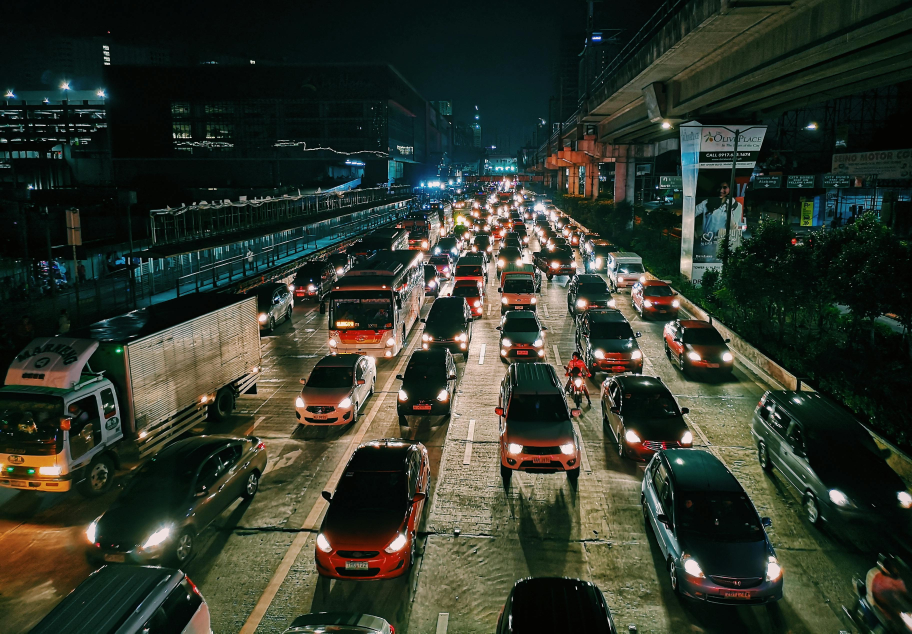
#> input picture images/l2.jpg, 3648 x 2534 px (shown at 1/4 size)
$ python -i image_processing.py   (imports and definitions only)
#> lines starting #> are read from the running program, lines starting #| are printed output that depends on the picture
#> further down, picture is the input picture: shape (2534, 3648, 3); mean B, G, R 43.5, 55, 48.5
"""
image_processing.py
-------------------
Image preprocessing utilities for Intelligent Traffic Control System.

Author : Rachana
Project : Intelligent Traffic Control System Using Vehicle Detection
"""

import cv2

from config import (
    FRAME_WIDTH,
    FRAME_HEIGHT,
    ENABLE_PREPROCESSING
)


class ImageProcessor:
    """
    Handles all image preprocessing operations.
    """

    def __init__(self):
        pass

    def resize(self, image):
        """
        Resize image to the required input size.
        """

        return cv2.resize(
            image,
            (FRAME_WIDTH, FRAME_HEIGHT),
            interpolation=cv2.INTER_AREA
        )
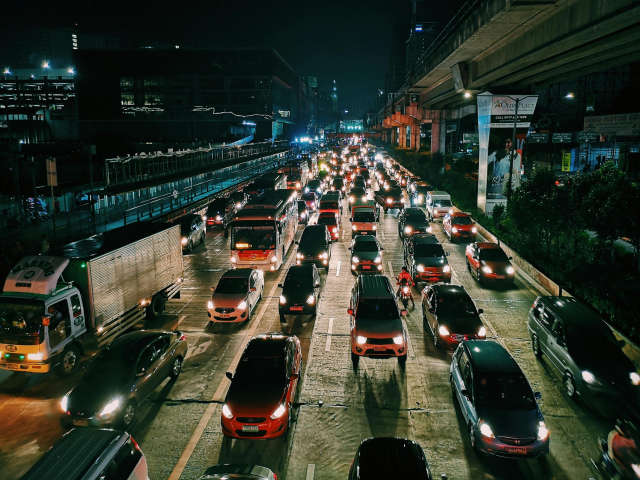
#> returned value: shape (480, 640, 3); mean of channels 0, 1, 2 43.5, 55, 48.5; drawn as B, G, R

    def clahe(self, image):
        """
        Enhance image contrast using CLAHE.
        """

        lab = cv2.cvtColor(
            image,
            cv2.COLOR_BGR2LAB
        )
#> lab: shape (480, 640, 3); mean of channels 0, 1, 2 55.1, 123.9, 134.2

        l, a, b = cv2.split(lab)
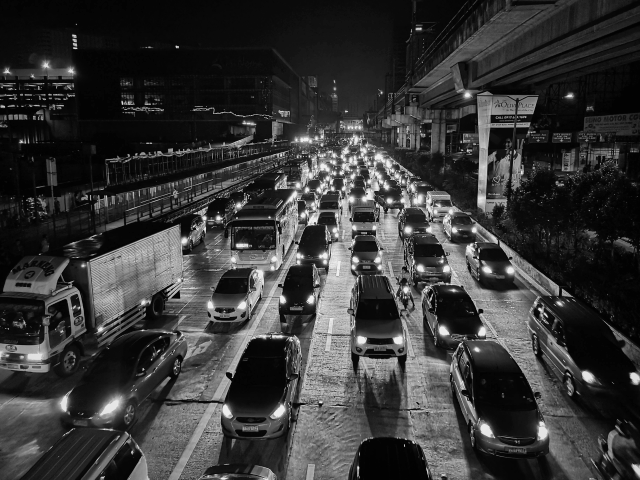
#> l: shape (480, 640); min 1, max 239, mean 55.1
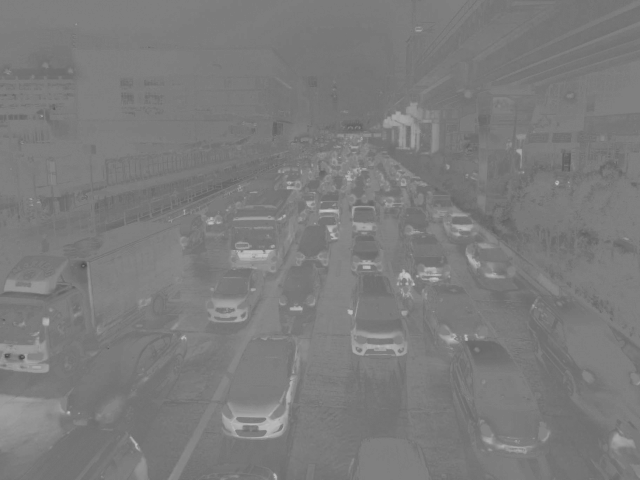
#> a: shape (480, 640); min 75, max 198, mean 123.9
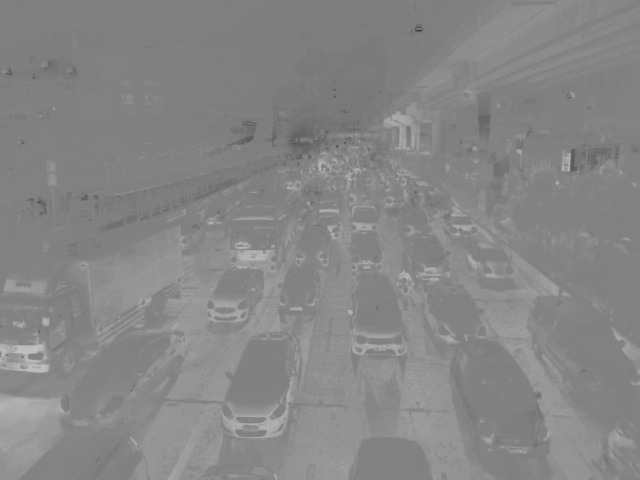
#> b: shape (480, 640); min 61, max 194, mean 134.2

        clahe = cv2.createCLAHE(
            clipLimit=2.0,
            tileGridSize=(8, 8)
        )

        l = clahe.apply(l)
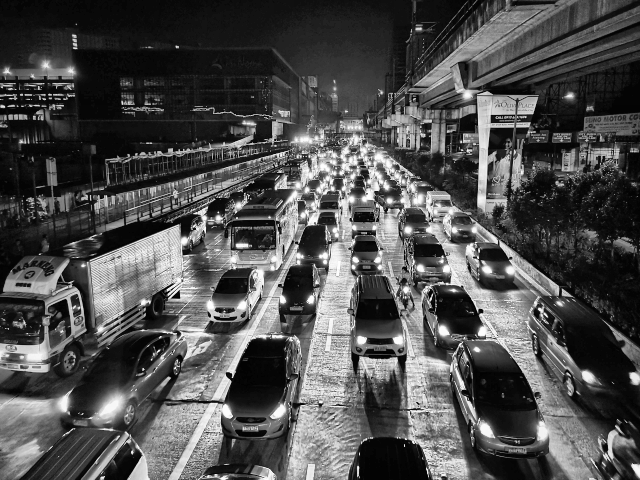
#> l: shape (480, 640); min 0, max 255, mean 78.5

        lab = cv2.merge((l, a, b))
#> lab: shape (480, 640, 3); mean of channels 0, 1, 2 78.5, 123.9, 134.2

        return cv2.cvtColor(
            lab,
            cv2.COLOR_LAB2BGR
        )
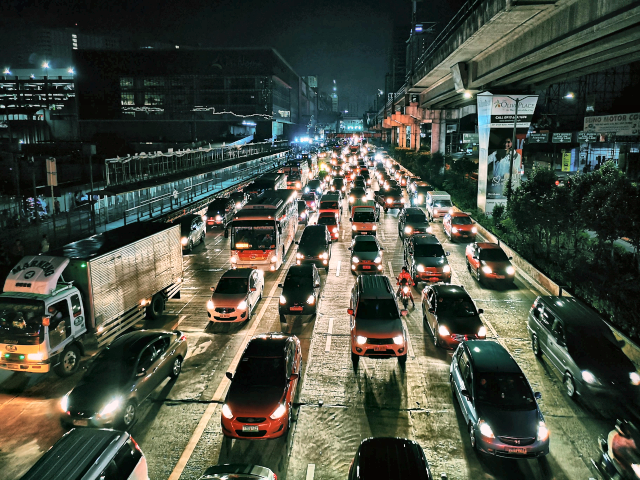
#> returned value: shape (480, 640, 3); mean B, G, R 65.5, 77.5, 71.9

    def denoise(self, image):
        """
        Reduce image noise.
        """

        return cv2.GaussianBlur(
            image,
            (3, 3),
            0
        )

    def preprocess(self, image):
        """
        Complete preprocessing pipeline.
        """

        if image is None:
            raise ValueError(
                "Input image is None."
            )

        image = self.resize(image)

        if ENABLE_PREPROCESSING:

            image = self.clahe(image)

            image = self.denoise(image)

        return image

>>> import cv2
>>> picture = cv2.imread('../images/l2.jpg')
>>> result = ImageProcessor().preprocess(picture)

$ run again, on images/lane_2.jpg
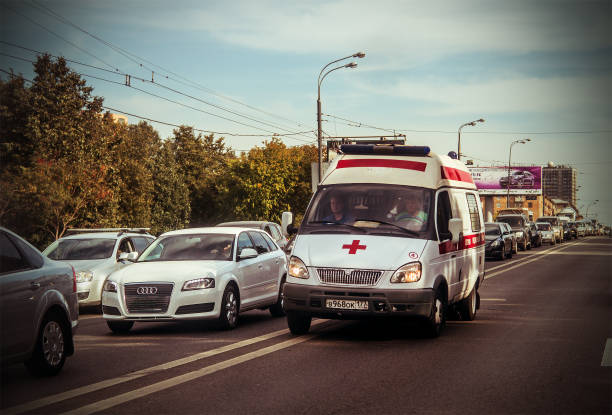
#> input picture images/lane_2.jpg, 612 x 415 px
#> picture is the input picture: shape (415, 612, 3); mean B, G, R 99, 107, 112.4
#> in clahe, `l, a, b = cv2.split(lab)`:
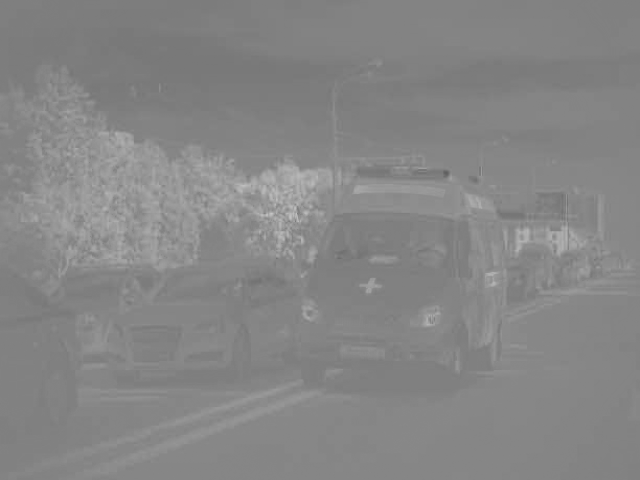
#> b: shape (480, 640); min 95, max 197, mean 133.8
#> in clahe, `return cv2.cvtColor( lab, cv2.COLOR_LAB2BGR )`:
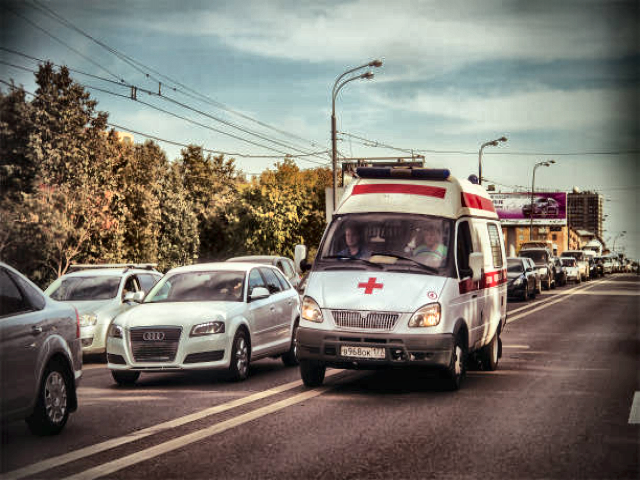
#> returned value: shape (480, 640, 3); mean B, G, R 110, 118.4, 124.5

$ run again, on images/l3.jpeg
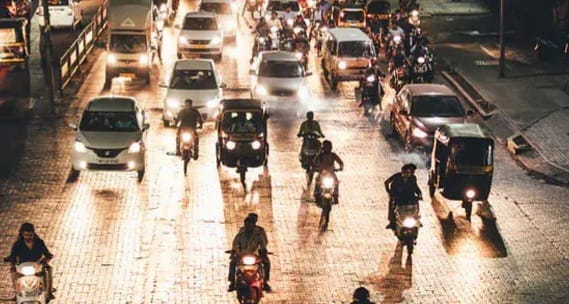
#> input picture images/l3.jpeg, 569 x 304 px
#> picture is the input picture: shape (304, 569, 3); mean B, G, R 117.4, 134.1, 153.9
#> in clahe, `l = clahe.apply(l)`:
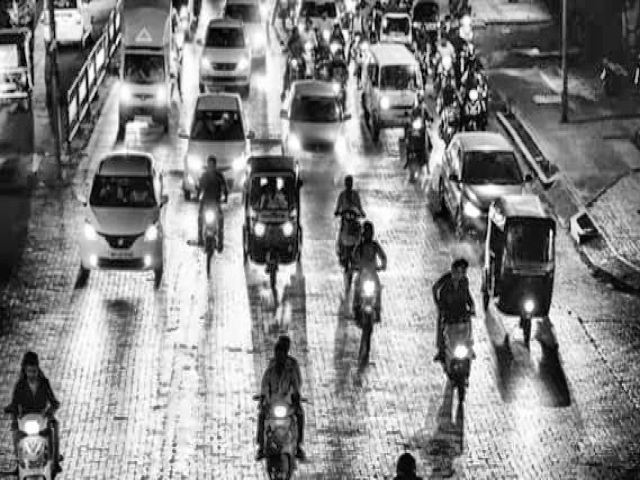
#> l: shape (480, 640); min 0, max 255, mean 134.7
#> in clahe, `return cv2.cvtColor( lab, cv2.COLOR_LAB2BGR )`:
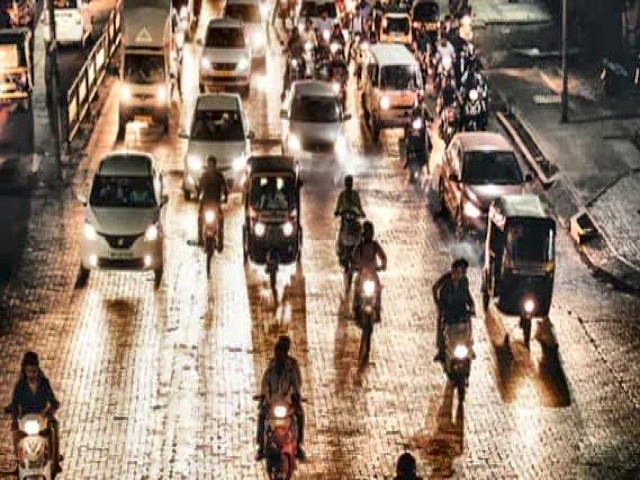
#> returned value: shape (480, 640, 3); mean B, G, R 109.9, 126.4, 145.6
